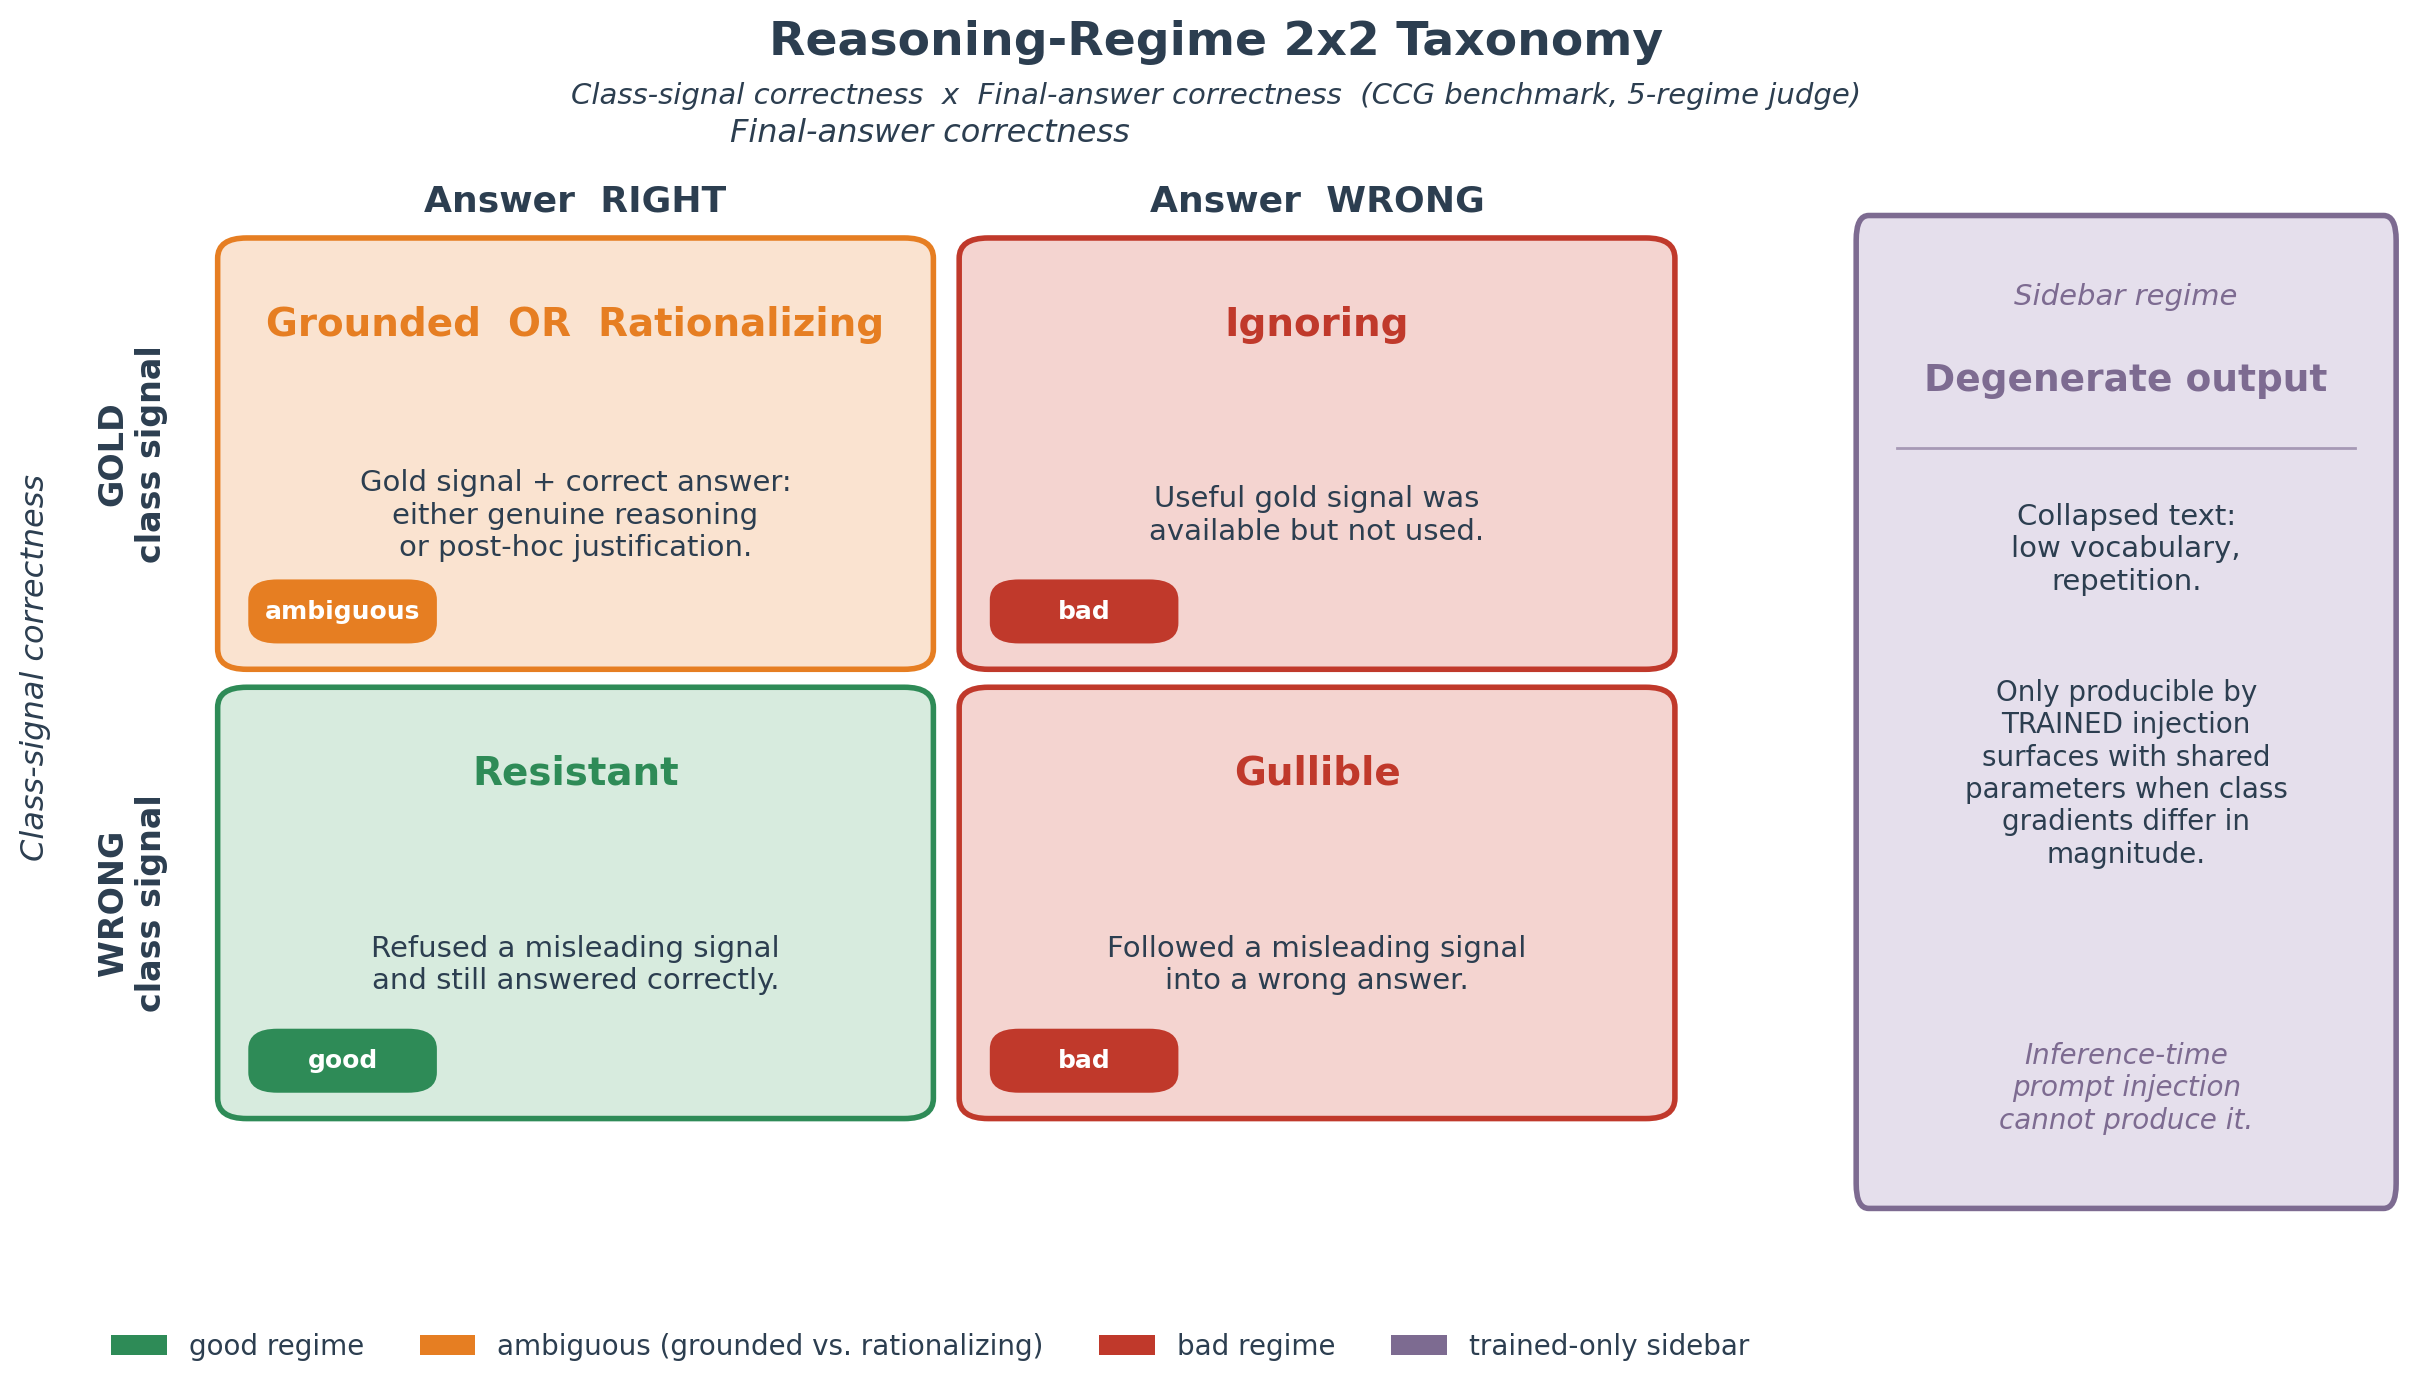

Reproduce this figure in Python.
"""
fig_001: Reasoning-Regime 2x2 Taxonomy

Crosses class-signal correctness (gold vs. wrong) with final-answer correctness
(right vs. wrong). Quadrants labeled with regime names. Sidebar callout for
the degenerate-output regime.
"""

import matplotlib.pyplot as plt
import matplotlib.patches as mpatches
from matplotlib.patches import FancyBboxPatch

# ---------------------------------------------------------------
# Palette
# ---------------------------------------------------------------
GOOD       = "#2E8B57"   # grounded, resistant
GOOD_LIGHT = "#D7EBDE"
AMBIG      = "#E67E22"   # rationalizing (good signal but post-hoc)
AMBIG_LIGHT = "#FAE3D0"
BAD        = "#C0392B"   # gullible, ignoring
BAD_LIGHT  = "#F4D4D0"
SIDEBAR    = "#7D6B91"
SIDEBAR_LT = "#E5DFEC"
AXIS_GREY  = "#2C3E50"

# ---------------------------------------------------------------
# Figure
# ---------------------------------------------------------------
fig = plt.figure(figsize=(13, 7.2))
fig.patch.set_facecolor("white")

# Main grid axis (left side) + sidebar axis (right side)
ax = fig.add_axes([0.08, 0.10, 0.62, 0.78])
sb = fig.add_axes([0.74, 0.10, 0.22, 0.78])

for a in (ax, sb):
    a.set_xticks([]); a.set_yticks([])
    for s in a.spines.values():
        s.set_visible(False)

# ---------------------------------------------------------------
# 2x2 grid coordinates
# ---------------------------------------------------------------
ax.set_xlim(0, 10)
ax.set_ylim(0, 10)

# Cells: (x, y, w, h)
# Columns:  left = answer right,  right = answer wrong
# Rows:     top  = gold signal,   bottom = wrong signal
cell_w, cell_h = 4.4, 3.8
x_left, x_right = 0.6, 5.2
y_top, y_bottom = 5.4, 1.4

cells = {
    "gold_right":  (x_left,  y_top,    AMBIG_LIGHT, AMBIG,
                    "Grounded  OR  Rationalizing",
                    "Gold signal + correct answer:\n"
                    "either genuine reasoning\n"
                    "or post-hoc justification."),
    "gold_wrong":  (x_right, y_top,    BAD_LIGHT,   BAD,
                    "Ignoring",
                    "Useful gold signal was\n"
                    "available but not used."),
    "wrong_right": (x_left,  y_bottom, GOOD_LIGHT,  GOOD,
                    "Resistant",
                    "Refused a misleading signal\n"
                    "and still answered correctly."),
    "wrong_wrong": (x_right, y_bottom, BAD_LIGHT,   BAD,
                    "Gullible",
                    "Followed a misleading signal\n"
                    "into a wrong answer."),
}

# Draw cells
for key, (cx, cy, fc, ec, title, body) in cells.items():
    box = FancyBboxPatch(
        (cx, cy), cell_w, cell_h,
        boxstyle="round,pad=0.02,rounding_size=0.18",
        linewidth=2.0, edgecolor=ec, facecolor=fc, zorder=2,
    )
    ax.add_patch(box)
    ax.text(cx + cell_w / 2, cy + cell_h - 0.75, title,
            ha="center", va="center",
            fontsize=14, fontweight="bold", color=ec, zorder=3)
    ax.text(cx + cell_w / 2, cy + cell_h / 2 - 0.55, body,
            ha="center", va="center",
            fontsize=10.5, color=AXIS_GREY, zorder=3)

# Good / Bad chips inside each cell
chip_meta = {
    "gold_right":  ("ambiguous",  AMBIG),
    "gold_wrong":  ("bad",        BAD),
    "wrong_right": ("good",       GOOD),
    "wrong_wrong": ("bad",        BAD),
}
for key, (label, color) in chip_meta.items():
    cx, cy, *_ = cells[key]
    chip = FancyBboxPatch(
        (cx + 0.18, cy + 0.22), 1.15, 0.55,
        boxstyle="round,pad=0.01,rounding_size=0.18",
        linewidth=0, facecolor=color, zorder=4,
    )
    ax.add_patch(chip)
    ax.text(cx + 0.18 + 1.15 / 2, cy + 0.22 + 0.55 / 2, label,
            ha="center", va="center",
            fontsize=9, fontweight="bold", color="white", zorder=5)

# ---------------------------------------------------------------
# Column headers (answer correctness)
# ---------------------------------------------------------------
ax.text(x_left  + cell_w / 2, 9.55, "Answer  RIGHT",
        ha="center", va="center", fontsize=13, fontweight="bold",
        color=AXIS_GREY)
ax.text(x_right + cell_w / 2, 9.55, "Answer  WRONG",
        ha="center", va="center", fontsize=13, fontweight="bold",
        color=AXIS_GREY)
ax.text(5.0, 10.15, "Final-answer correctness",
        ha="center", va="center", fontsize=11.5,
        fontstyle="italic", color=AXIS_GREY)

# ---------------------------------------------------------------
# Row headers (signal correctness) -- left-side rotated labels
# ---------------------------------------------------------------
ax.text(0.05, y_top    + cell_h / 2, "GOLD\nclass signal",
        ha="center", va="center", fontsize=12, fontweight="bold",
        color=AXIS_GREY, rotation=90)
ax.text(0.05, y_bottom + cell_h / 2, "WRONG\nclass signal",
        ha="center", va="center", fontsize=12, fontweight="bold",
        color=AXIS_GREY, rotation=90)
ax.text(-0.55, 5.4, "Class-signal correctness",
        ha="center", va="center", fontsize=11.5,
        fontstyle="italic", color=AXIS_GREY, rotation=90)

# ---------------------------------------------------------------
# Title
# ---------------------------------------------------------------
fig.text(0.5, 0.955, "Reasoning-Regime 2x2 Taxonomy",
         ha="center", va="center", fontsize=17, fontweight="bold",
         color=AXIS_GREY)
fig.text(0.5, 0.918,
         "Class-signal correctness  x  Final-answer correctness  "
         "(CCG benchmark, 5-regime judge)",
         ha="center", va="center", fontsize=10.5,
         fontstyle="italic", color=AXIS_GREY)

# ---------------------------------------------------------------
# Sidebar: degenerate-output regime
# ---------------------------------------------------------------
sb.set_xlim(0, 10); sb.set_ylim(0, 10)

sb_box = FancyBboxPatch(
    (0.3, 0.6), 9.4, 8.8,
    boxstyle="round,pad=0.02,rounding_size=0.22",
    linewidth=2.0, edgecolor=SIDEBAR, facecolor=SIDEBAR_LT,
)
sb.add_patch(sb_box)

sb.text(5.0, 8.7, "Sidebar regime",
        ha="center", va="center", fontsize=10.5,
        fontstyle="italic", color=SIDEBAR)
sb.text(5.0, 7.95, "Degenerate output",
        ha="center", va="center", fontsize=13.5, fontweight="bold",
        color=SIDEBAR)

# Divider line
sb.plot([1.0, 9.0], [7.35, 7.35], color=SIDEBAR, linewidth=1.0,
        alpha=0.6)

sb.text(5.0, 6.45,
        "Collapsed text:\nlow vocabulary,\nrepetition.",
        ha="center", va="center", fontsize=10.5, color=AXIS_GREY)

sb.text(5.0, 4.45,
        "Only producible by\n"
        "TRAINED injection\n"
        "surfaces with shared\n"
        "parameters when class\n"
        "gradients differ in\n"
        "magnitude.",
        ha="center", va="center", fontsize=10, color=AXIS_GREY)

sb.text(5.0, 1.65,
        "Inference-time\nprompt injection\ncannot produce it.",
        ha="center", va="center", fontsize=10,
        fontstyle="italic", color=SIDEBAR)

# ---------------------------------------------------------------
# Legend (bottom strip on main axis)
# ---------------------------------------------------------------
legend_handles = [
    mpatches.Patch(facecolor=GOOD,  edgecolor="none",
                   label="good regime"),
    mpatches.Patch(facecolor=AMBIG, edgecolor="none",
                   label="ambiguous (grounded vs. rationalizing)"),
    mpatches.Patch(facecolor=BAD,   edgecolor="none",
                   label="bad regime"),
    mpatches.Patch(facecolor=SIDEBAR, edgecolor="none",
                   label="trained-only sidebar"),
]
leg = ax.legend(handles=legend_handles, loc="lower center",
                bbox_to_anchor=(0.5, -0.10),
                ncol=4, frameon=False, fontsize=10)
for txt in leg.get_texts():
    txt.set_color(AXIS_GREY)

# ---------------------------------------------------------------
# Save
# ---------------------------------------------------------------
out = ("/home/wangni/notion-figures/"
       "ccg-benchmark-grounded-reasoning-vs-rationalization-in-class/"
       "fig_001.png")
fig.savefig(out, dpi=200, facecolor="white", bbox_inches="tight")
plt.close(fig)
print(f"Saved: {out}")
